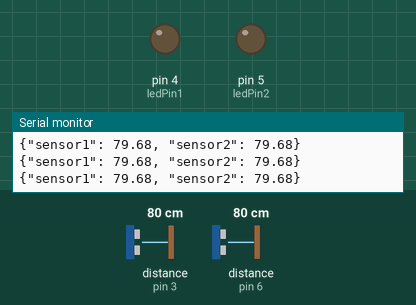
Recording of a sketch running on a simulated Arduino Uno, built with avr-gcc and run on an emulated ATmega328P. On the bench: output pins drawn as LEDs (lit = HIGH), the last lines printed to the serial monitor. Wiring (inferred from the names in the program): 2 × ultrasonic range finder: trigger pin 8, echo pin 3 / trigger pin 11, echo pin 6. The test bench sets the inputs (shaded band); at power-on: distance to the obstacle (sensors on pin 3, pin 6) 80 cm. The echo pulse lasts 58.3 µs per cm; pins used as bus, display or sensor lines are not drawn.

Above: at 1.2 s.
1.3 s: distance to the obstacle (sensor on pin 3) set to 33 cm
4.3 s: distance to the obstacle (sensor on pin 3) set to 28 cm
At 4.6 s:
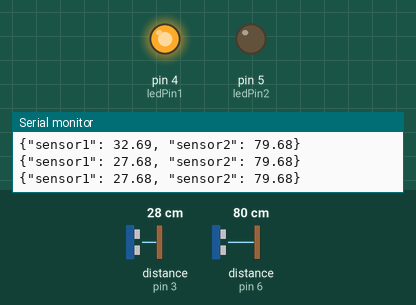
5.8 s: distance to the obstacle (sensor on pin 6) set to 33 cm
7.3 s: distance to the obstacle (sensor on pin 6) set to 26 cm
At 7.8 s:
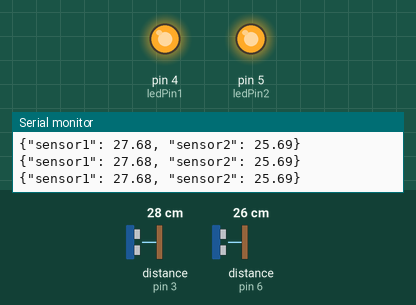
8.8 s: distance to the obstacle (sensor on pin 3) set to 299 cm
At 9.7 s:
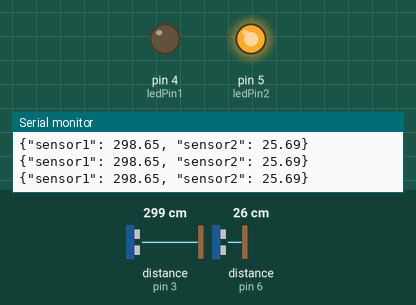
10.3 s: distance to the obstacle (sensor on pin 3) set to 2 cm
At 11.7 s:
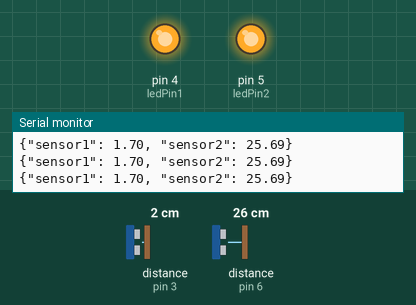
Timing chart, 0 to 12.9 s (numbered marks = the images above; inputs shaded):
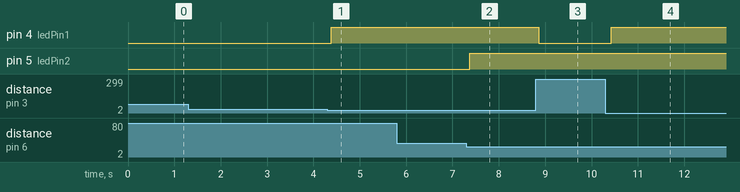

Measured:
- the behaviour switches between 31 and 30 cm on distance to the obstacle (sensor on pin 3) (found by bisection; images 0 and 1)
- the behaviour switches between 31 and 30 cm on distance to the obstacle (sensor on pin 6) (found by bisection; images 1 and 2)
- after the input at 4.3 s, pin 4 (ledPin1): LOW → HIGH after 0.08 s
- after the input at 7.3 s, pin 5 (ledPin2): LOW → HIGH after 0.08 s
- after the input at 8.8 s, pin 4 (ledPin1): HIGH → LOW after 0.06 s
- after the input at 10.3 s, pin 4 (ledPin1): LOW → HIGH after 0.12 s

The sketch:

Sensors.ino
```cpp
const int trigPin1 = 8;  // Bottom sensor
const int echoPin1 = 3;  // Bottom sensor echo
const int trigPin2 = 11; // Front sensor
const int echoPin2 = 6;  // Front sensor echo
const int ledPin1 = 4;   // Blue light - bottom sensor
const int ledPin2 = 5;   // Green light - front sensor

void setup() {
  pinMode(trigPin1, OUTPUT);
  pinMode(echoPin1, INPUT);
  pinMode(trigPin2, OUTPUT);
  pinMode(echoPin2, INPUT);
  pinMode(ledPin1, OUTPUT);
  pinMode(ledPin2, OUTPUT);
  Serial.begin(9600);
}

void loop() {
  float distance1 = measureDistance(trigPin1, echoPin1); // bottom sensor
  float distance2 = measureDistance(trigPin2, echoPin2); // front sensor

  // Turn on/off LED based on threshold (e.g., 30 cm)
  digitalWrite(ledPin1, distance1 < 30 ? HIGH : LOW);
  digitalWrite(ledPin2, distance2 < 30 ? HIGH : LOW);

  // Send a single JSON string over Serial
  Serial.print("{\"sensor1\": ");
  Serial.print(distance1, 2); // 2 decimal places
  Serial.print(", \"sensor2\": ");
  Serial.print(distance2, 2);
  Serial.println("}");

  delay(100);
}

float measureDistance(int trigPin, int echoPin) {
  digitalWrite(trigPin, LOW);
  delayMicroseconds(2);
  digitalWrite(trigPin, HIGH);
  delayMicroseconds(10);
  digitalWrite(trigPin, LOW);
  long duration = pulseIn(echoPin, HIGH);
  float distance = (duration * 0.0343) / 2;
  return distance;
}
```
